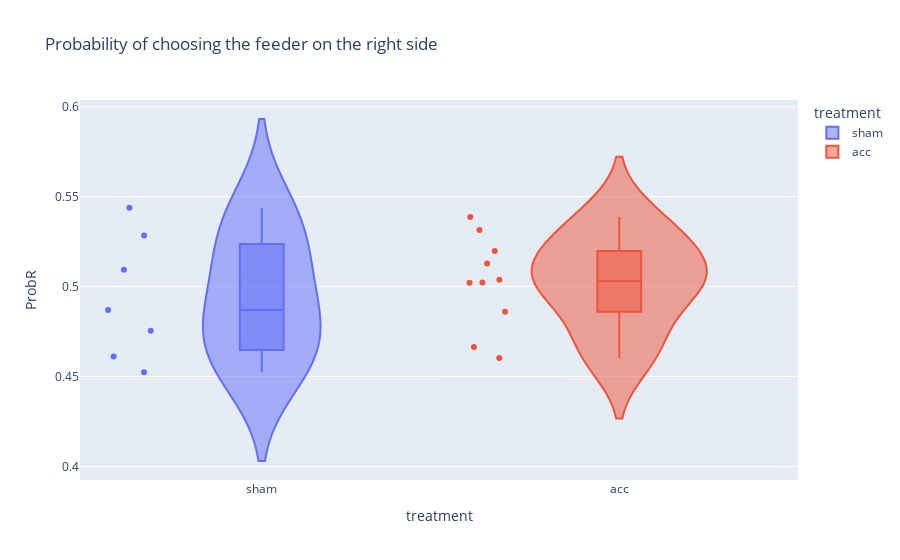

The code cell stored with this chart in its notebook:
### Code cell
px.violin(
    p_right,
    x="treatment", 
    y="ProbR",
    box=True,
    points="all",
    color="treatment",
    category_orders=cat,
    title="Probability of choosing the feeder on the right side"
)

### Figure 1 — Plotly figure (JSON) as saved in the notebook; plotly's stock layout.template omitted (floating-point values rounded to 4 significant figures)
{"data": [{"alignmentgroup": "True", "box": {"visible": true}, "hovertemplate": "treatment=%{x}<br>ProbR=%{y}<extra></extra>", "legendgroup": "sham", "marker": {"color": "#636efa"}, "name": "sham", "offsetgroup": "sham", "orientation": "v", "points": "all", "scalegroup": "True", "showlegend": true, "type": "violin", "x": ["sham", "sham", "sham", "sham", "sham", "sham", "sham"], "x0": " ", "xaxis": "x", "y": [0.4755, 0.4611, 0.5438, 0.4524, 0.487, 0.5094, 0.5285], "y0": " ", "yaxis": "y"}, {"alignmentgroup": "True", "box": {"visible": true}, "hovertemplate": "treatment=%{x}<br>ProbR=%{y}<extra></extra>", "legendgroup": "acc", "marker": {"color": "#EF553B"}, "name": "acc", "offsetgroup": "acc", "orientation": "v", "points": "all", "scalegroup": "True", "showlegend": true, "type": "violin", "x": ["acc", "acc", "acc", "acc", "acc", "acc", "acc", "acc", "acc", "acc"], "x0": " ", "xaxis": "x", "y": [0.5386, 0.5128, 0.5021, 0.4665, 0.5314, 0.5038, 0.5198, 0.4603, 0.4859, 0.5023], "y0": " ", "yaxis": "y"}], "layout": {"legend": {"title": {"text": "treatment"}, "tracegroupgap": 0}, "title": {"text": "Probability of choosing the feeder on the right side"}, "violinmode": "overlay", "xaxis": {"anchor": "y", "categoryarray": ["sham", "acc"], "categoryorder": "array", "domain": [0, 1], "title": {"text": "treatment"}}, "yaxis": {"anchor": "x", "domain": [0, 1], "title": {"text": "ProbR"}}}}
